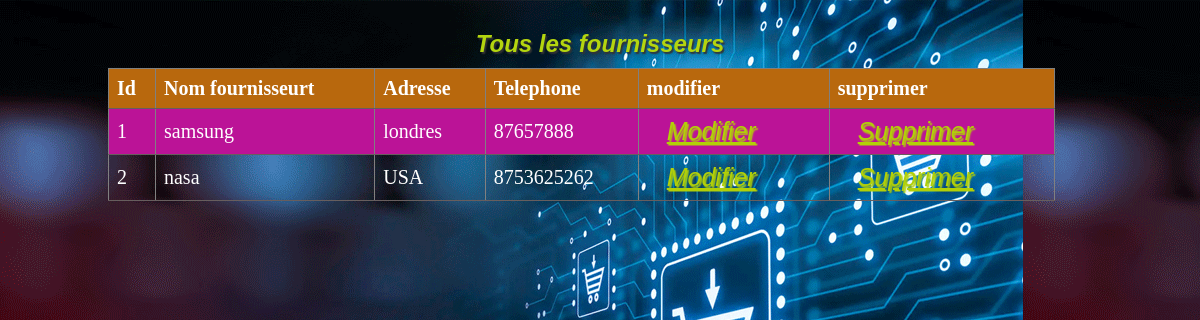
/fournisseurs/affichage.php, run on the app's committed database.
### tables this page shows
CREATE TABLE IF NOT EXISTS `fournisseurs` (
  `id_fournisseur` int(11) NOT NULL AUTO_INCREMENT,
  `nom` varchar(255) DEFAULT NULL,
  `adresse` varchar(255) DEFAULT NULL,
  `numero_telephone` varchar(250) DEFAULT NULL,
  PRIMARY KEY (`id_fournisseur`)
);

### fournisseurs/affichage.php (the view, shortened to what this page needs)
<?php
include("../connexion.php");
$sql = "SELECT * FROM fournisseurs";
$result = $conn->query($sql);
if ($result->num_rows > 0) {
    echo"<h2>Tous les fournisseurs </h2>";
    echo "<table border=1>";
    echo "<tr><th>Id</th><th>Nom fournisseurt</th><th>Adresse</th><th>Telephone</th><th>modifier</th><th>supprimer</th></tr>";
    while ($row = $result->fetch_assoc()) {
        echo "<tr>";
        echo "<td>" . $row['id_fournisseur'] . "</td>";
        echo "<td>" . $row['nom'] . "</td>";
        echo "<td>" . $row['adresse'] . "</td>";
        echo "<td>" . $row['numero_telephone'] . "</td>";
        echo "<td><a href='modifier.php?id_fournisseur=".$row['id_fournisseur']."'>Modifier</a></td>";
        echo "<td><a href='supprimer.php?id_fournisseur=".$row['id_fournisseur']."'>Supprimer</a></td>";
        echo "</tr>";
    }
    echo "</table>";
}
 else {
         echo "Aucun fournisseurs  dans votre données.";
       }
?>
<!DOCTYPE html>
<html lang="en">
<head>
    <link rel="stylesheet" href="../home.css" class="css">
</head>
<body>
</body>
</html>

### home.css (style rules this page uses)
body { background:url("image.webp"); }
h1,h2 { text-align: center; margin-bottom: 20px; font-family: Arial, Helvetica, sans-serif; text-shadow: 1.5px 1.5px 1.5px #333333; color:rgb(180, 213, 15); font-style: italic; font-weight: 700; margin-top: 30px; }
a { color:#b2d008; font-family: Arial, Helvetica, sans-serif; text-shadow: 1.5px 1.5px 1.5px #b2d008; padding: 10px 20px; border-radius: 25px; font-style: italic; font-size: 25px; }
h2 { margin-bottom: 10px; }
table { width: 80%; border-collapse: collapse; margin-top:5px; margin-left: 100px; }
th, td { padding: 8px; text-align: left; border-bottom: 1px solid #675e5e; font-size: 20px; font-family: "Harlow Solid Helvetica", serif; color:white; }
th { background-color: #b8680d; }
tr:nth-child(even) { background-color: #bb1397; }

### data on the page
fournisseurs: id_fournisseur "1", nom "samsung", adresse "londres", numero_telephone "87657888"
fournisseurs: id_fournisseur "2", nom "nasa", adresse "USA", numero_telephone "8753625262"
